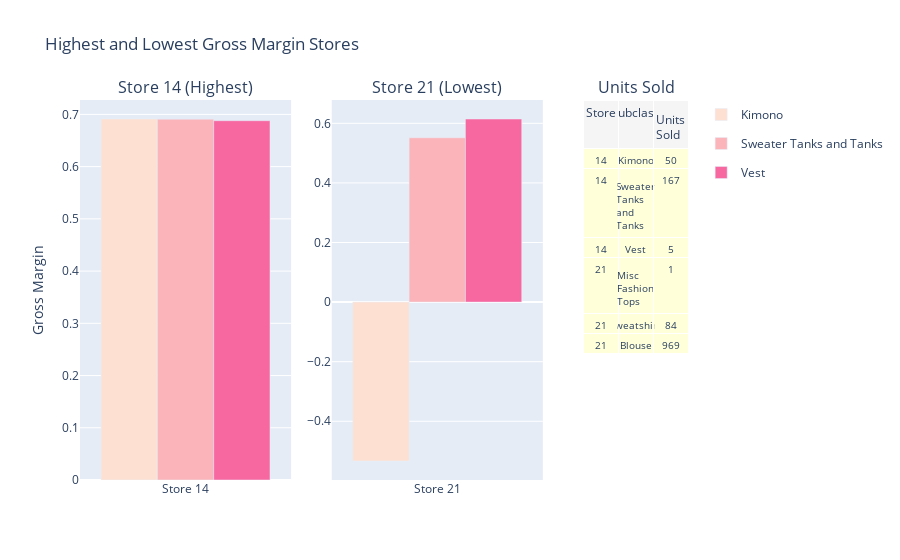

The notebook cell saved with this chart:
### Code cell
import pandas as pd
import plotly.graph_objs as go
from plotly.subplots import make_subplots

# Assuming your dataframes are already created: top3_df and bottom3_df

# Find the store with the highest gross margin
highest_margin_store = top3_df.loc[top3_df['gross_margin'].idxmax()]['store']

# Filter the top3_df for the highest margin store
highest_store_df = top3_df[top3_df['store'] == highest_margin_store]

# Find the store with the lowest gross margin
lowest_margin_store = bottom3_df.loc[bottom3_df['gross_margin'].idxmin()]['store']

# Filter the bottom3_df for the lowest margin store
lowest_store_df = bottom3_df[bottom3_df['store'] == lowest_margin_store]

# Merge the highest and lowest margin store data
combined_df = pd.concat([highest_store_df, lowest_store_df])

# Create a grouped bar chart with 1 row and 3 columns (2 for bar chart and 1 for table)
fig = make_subplots(rows=1, cols=3, column_widths=[0.4, 0.4, 0.2], specs=[[{'type': 'xy'}, {'type': 'xy'}, {'type': 'domain'}]], subplot_titles=(f"Store {highest_margin_store} (Highest)",
                                                    f"Store {lowest_margin_store} (Lowest)", "Units Sold"))

# Define the color scale
color_scale = ['#FEE0D2', '#FBB4B9', '#F768A1']

# Add traces for each store and subclass
for index, (store, store_df) in enumerate(combined_df.groupby("store")):
    for idx, row in store_df.iterrows():
        fig.add_trace(go.Bar(x=[f"Store {row['store']}"],
                             y=[row['gross_margin']],
                             name=row['sub.class.desc'],
                             marker=dict(color=color_scale[idx % 3]),
                             legendgroup=row['sub.class.desc'],
                             showlegend=index == 0),
                      row=1, col=index + 1)

# Update the layout
fig.update_layout(title="Highest and Lowest Gross Margin Stores",
                  yaxis_title="Gross Margin",
                  barmode='group')

# Add a table with No. of units sold
# Add a table with No. of units sold
fig.add_trace(go.Table(header=dict(values=['Store', 'Subclass', 'Units Sold'],
                                    fill_color='rgba(245, 245, 245, 1)',
                                    align='center'),
                        cells=dict(values=[combined_df['store'],
                                           combined_df['sub.class.desc'],
                                           combined_df['No. of units sold']],
                                   fill_color='rgba(255, 255, 179, 0.5)',
                                   align='center',
                                   font=dict(size=10)),  # Set the font size to 10
                        ),
              row=1, col=3)


# Show the figure
fig.show()

### Figure 1 — Plotly figure (JSON) as saved in the notebook; plotly's stock layout.template omitted (floating-point values rounded to 4 significant figures)
{"data": [{"legendgroup": "Kimono", "marker": {"color": "#FEE0D2"}, "name": "Kimono", "showlegend": true, "type": "bar", "x": ["Store 14"], "xaxis": "x", "y": [0.6912], "yaxis": "y"}, {"legendgroup": "Sweater Tanks and Tanks", "marker": {"color": "#FBB4B9"}, "name": "Sweater Tanks and Tanks", "showlegend": true, "type": "bar", "x": ["Store 14"], "xaxis": "x", "y": [0.6908], "yaxis": "y"}, {"legendgroup": "Vest", "marker": {"color": "#F768A1"}, "name": "Vest", "showlegend": true, "type": "bar", "x": ["Store 14"], "xaxis": "x", "y": [0.6879], "yaxis": "y"}, {"legendgroup": "Misc Fashion Tops", "marker": {"color": "#FEE0D2"}, "name": "Misc Fashion Tops", "showlegend": false, "type": "bar", "x": ["Store 21"], "xaxis": "x2", "y": [-0.5333], "yaxis": "y2"}, {"legendgroup": "Sweatshirt", "marker": {"color": "#FBB4B9"}, "name": "Sweatshirt", "showlegend": false, "type": "bar", "x": ["Store 21"], "xaxis": "x2", "y": [0.5515], "yaxis": "y2"}, {"legendgroup": "Blouse", "marker": {"color": "#F768A1"}, "name": "Blouse", "showlegend": false, "type": "bar", "x": ["Store 21"], "xaxis": "x2", "y": [0.6145], "yaxis": "y2"}, {"cells": {"align": "center", "fill": {"color": "rgba(255, 255, 179, 0.5)"}, "font": {"size": 10}, "values": [[14, 14, 14, 21, 21, 21], ["Kimono", "Sweater Tanks and Tanks", "Vest", "Misc Fashion Tops", "Sweatshirt", "Blouse"], [50, 167, 5, 1, 84, 969]]}, "domain": {"x": [0.8267, 1], "y": [0, 1]}, "header": {"align": "center", "fill": {"color": "rgba(245, 245, 245, 1)"}, "values": ["Store", "Subclass", "Units Sold"]}, "type": "table"}], "layout": {"annotations": [{"font": {"size": 16}, "showarrow": false, "text": "Store 14 (Highest)", "x": 0.1733, "xanchor": "center", "xref": "paper", "y": 1, "yanchor": "bottom", "yref": "paper"}, {"font": {"size": 16}, "showarrow": false, "text": "Store 21 (Lowest)", "x": 0.5867, "xanchor": "center", "xref": "paper", "y": 1, "yanchor": "bottom", "yref": "paper"}, {"font": {"size": 16}, "showarrow": false, "text": "Units Sold", "x": 0.9133, "xanchor": "center", "xref": "paper", "y": 1, "yanchor": "bottom", "yref": "paper"}], "barmode": "group", "title": {"text": "Highest and Lowest Gross Margin Stores"}, "xaxis": {"anchor": "y", "domain": [0, 0.3467]}, "xaxis2": {"anchor": "y2", "domain": [0.4133, 0.76]}, "yaxis": {"anchor": "x", "domain": [0, 1], "title": {"text": "Gross Margin"}}, "yaxis2": {"anchor": "x2", "domain": [0, 1]}}}
